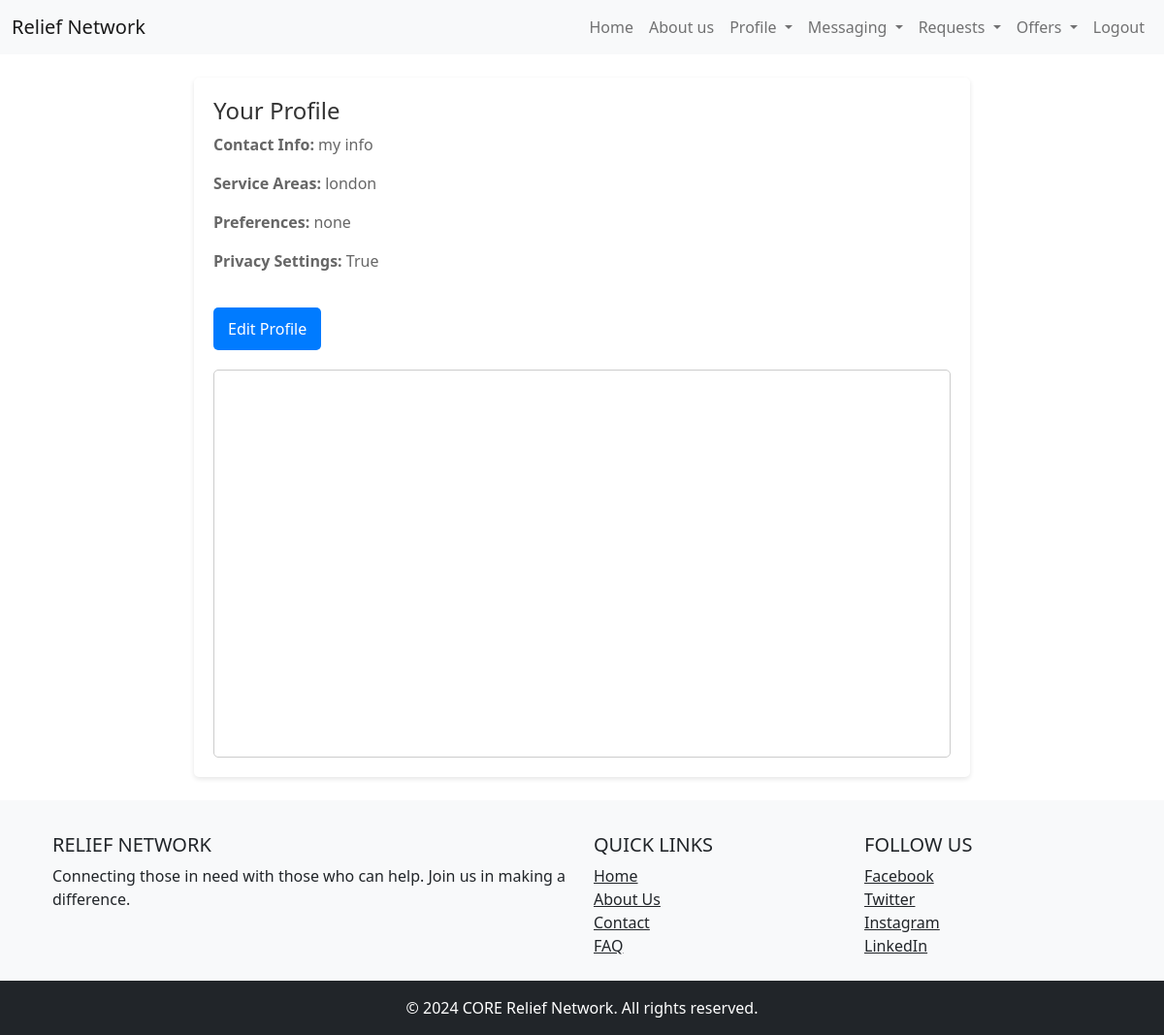
/profile/ (signed in), run on an earlier commit of the app's database.
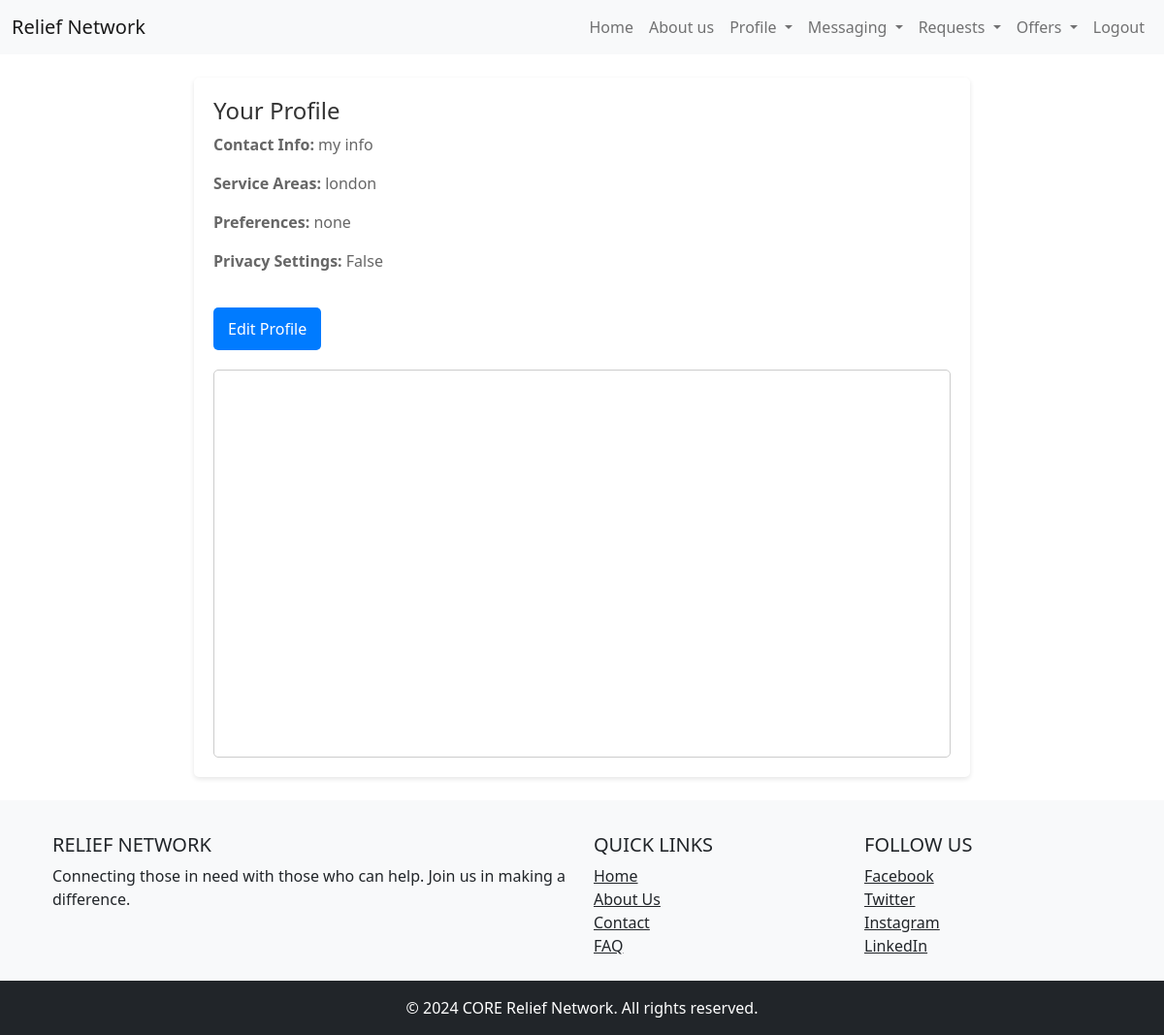
And on a later commit of the database.
### accounts/models.py (models this page shows, shortened)
class Profile(models.Model):
    user = models.OneToOneField(User, on_delete=models.CASCADE)
    contact_info = models.TextField(blank=True)
    service_areas = models.CharField(max_length=255, blank=True)
    preferences = models.TextField(blank=True)
    privacy_settings = models.BooleanField(default=True)
    latitude = models.FloatField(null=True, blank=True)# latitude and longitude are used to store the user's location
    longitude = models.FloatField(null=True, blank=True)

### accounts/views.py (the view)
# urls.py: path('profile/', accounts_views.profile_view, name='profile_view'),
@login_required
def profile_view(request):
    profile = request.user.profile
    return render(request, 'profile_view.html', {'profile': profile})

### accounts/templates/profile_view.html (shortened to what this page needs)
{% extends 'base.html' %}
{% block content %}
{% load static %}
<link rel="stylesheet" type="text/css" href="{% static 'css/profile_view.css' %}">
<div class="profile-container">
    <h2>Your Profile</h2>
    <p><strong>Contact Info:</strong> {{ profile.contact_info }}</p>
    <p><strong>Service Areas:</strong> {{ profile.service_areas }}</p>
    <p><strong>Preferences:</strong> {{ profile.preferences }}</p>
    <p><strong>Privacy Settings:</strong> {{ profile.privacy_settings }}</p>
    <a href="{% url 'profile_edit' %}" class="edit-link">Edit Profile</a>
    <div id="map" style="height:400px;width:100%;margin-top:20px;"></div>
</div>
{% endblock %}

What changed in the data, as far as the page shows it:
changed Profile "my info": privacy_settings "True" → "False"
